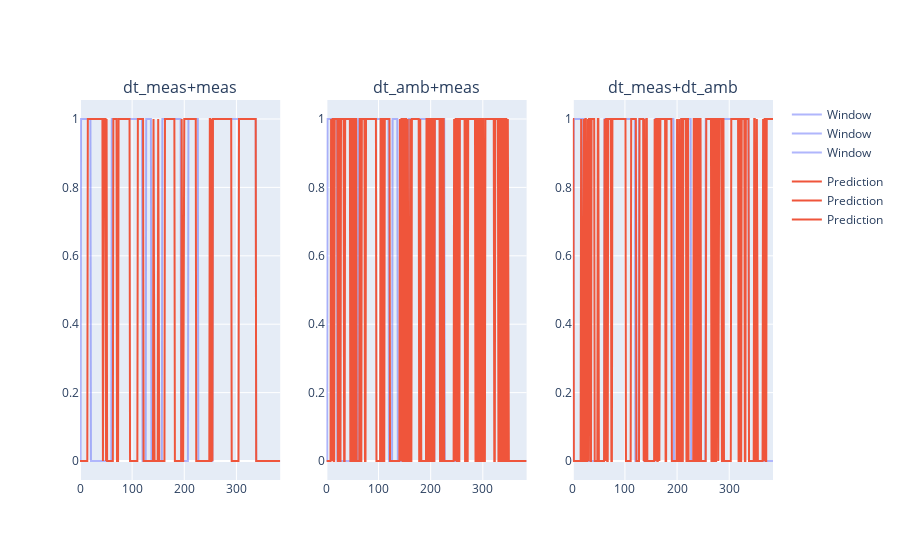

The cell this chart's notebook holds for it:
### Code cell
titles = ["dt_meas+meas", "dt_amb+meas", "dt_meas+dt_amb"]

fig = make_subplots(rows=1, cols=3, shared_xaxes=True, subplot_titles=titles)

for ix, t in enumerate(titles): 
    fig = win_subplot(fig, t, ix)

fig.show()

### Figure 1 — Plotly figure (JSON) as saved in the notebook; plotly's stock layout.template omitted (floating-point values rounded to 4 significant figures; data arrays with more than 128 entries replaced by an {"elided": "..."} marker saying what was removed)
{"data": [{"legendgroup": "1", "line": {"color": "#636EFA"}, "mode": "lines", "name": "Window", "opacity": 0.5, "showlegend": true, "type": "scatter", "xaxis": "x", "y": {"elided": "385 int values"}, "yaxis": "y"}, {"legendgroup": "2", "line": {"color": "#EF553B"}, "mode": "lines", "name": "Prediction", "showlegend": true, "type": "scatter", "xaxis": "x", "y": {"elided": "385 int values"}, "yaxis": "y"}, {"legendgroup": "1", "line": {"color": "#636EFA"}, "mode": "lines", "name": "Window", "opacity": 0.5, "showlegend": true, "type": "scatter", "xaxis": "x2", "y": {"elided": "385 int values"}, "yaxis": "y2"}, {"legendgroup": "2", "line": {"color": "#EF553B"}, "mode": "lines", "name": "Prediction", "showlegend": true, "type": "scatter", "xaxis": "x2", "y": {"elided": "385 int values"}, "yaxis": "y2"}, {"legendgroup": "1", "line": {"color": "#636EFA"}, "mode": "lines", "name": "Window", "opacity": 0.5, "showlegend": true, "type": "scatter", "xaxis": "x3", "y": {"elided": "385 int values"}, "yaxis": "y3"}, {"legendgroup": "2", "line": {"color": "#EF553B"}, "mode": "lines", "name": "Prediction", "showlegend": true, "type": "scatter", "xaxis": "x3", "y": {"elided": "385 int values"}, "yaxis": "y3"}], "layout": {"annotations": [{"font": {"size": 16}, "showarrow": false, "text": "dt_meas+meas", "x": 0.1444, "xanchor": "center", "xref": "paper", "y": 1, "yanchor": "bottom", "yref": "paper"}, {"font": {"size": 16}, "showarrow": false, "text": "dt_amb+meas", "x": 0.5, "xanchor": "center", "xref": "paper", "y": 1, "yanchor": "bottom", "yref": "paper"}, {"font": {"size": 16}, "showarrow": false, "text": "dt_meas+dt_amb", "x": 0.8556, "xanchor": "center", "xref": "paper", "y": 1, "yanchor": "bottom", "yref": "paper"}], "xaxis": {"anchor": "y", "domain": [0, 0.2889]}, "xaxis2": {"anchor": "y2", "domain": [0.3556, 0.6444]}, "xaxis3": {"anchor": "y3", "domain": [0.7111, 1]}, "yaxis": {"anchor": "x", "domain": [0, 1]}, "yaxis2": {"anchor": "x2", "domain": [0, 1]}, "yaxis3": {"anchor": "x3", "domain": [0, 1]}}}
